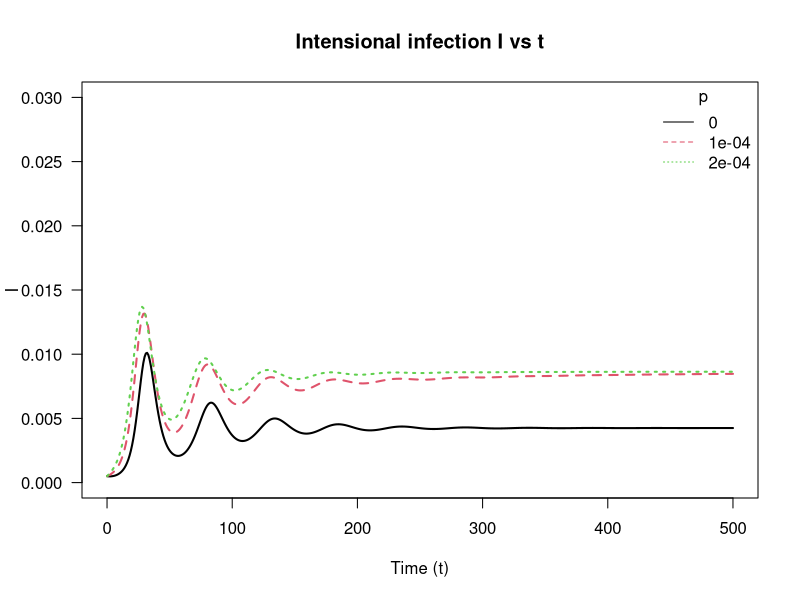

R code for this plot:
library(deSolve)
## Vector Field for SIR model
SIR.vector.field <- function(t, vars, parms) {
  ##SIR.vector.field <- function(t, vars=c(S=S,I=I,R=R,Q=Q,X=X), parms=c(R_0=R_0,gamma=gamma,delta=delta,mu=mu,p=p)) {
  with(as.list(c(parms, vars)), {
    ## Summary: In intensional infection cases, I divided the infected further into normally infected and intensionally infected. 
    ##          While the normally infected cases are the real casualties.
    dS <- mu -gamma*R_0*S*(I_N+I_T) -p*S -mu*S# dS/dt
    dQ <- gamma*R_0*S*(I_N+I_T)+p*S + mu*p # cumulative cases
    dX <- gamma*R_0*S*I_N #cumulative normally infected cases
    dI_T <- p*S+gamma*R_0*S*I_T - gamma*I_T-mu*I_T # intensional infected cases, and cases which is infected by them
    dI_N <- gamma*R_0*S*I_N - gamma*I_N-mu*I_N # Normally infected cases
    dR <- gamma*(I_T+I_N)-mu*R #dR/dt
    
    dS_v <- mu-gamma*R_0*S_v*V -p*(S_v) - mu*(S_v)
    dV <- gamma*R_0*S_v*V - gamma*V-mu*V # Prevalence of vaccination
    dV_c <- gamma*R_0*S_v*V #cumulative infected cases with normal vaccination
    vec.fld <- c(dS=dS, dI_N=dI_N,dI_T=dI_T, dR=dR, dQ=dQ, dX=dX, dV=dV,dV_c=dV_c,dS_v=dS_v)
    return(list(vec.fld)) # ode() requires a list
  })
}

draw.soln <- function(ic=c(S=1,I_T=0,I_N=0,R=0,Q=0,X=0,V=0,V_c=0), tmax=1,
                      times=seq(0,tmax,by=tmax/500),
                      func, parms, doPlot=TRUE, ... ) {
  soln <- ode(ic, times, func, parms)
  lines(times, soln[,"I_T"], lwd=2,...)
  return(invisible(as.data.frame(soln)))
}

## Plot solutions of the SIR model
tmax <- 500 # end time for numerical integration of the ODE
## draw box for plot:
plot(0,0,xlim=c(0,tmax),ylim=c(0,0.03),
     type="n",main="Intensional infection I vs t",xlab="Time (t)",ylab="I",las=1)
## initial conditions:
I_T0 <- 0.0005
I_N0 <- 0.0005
S0 <- 0.55 ##1 - (I_T0+I_N0)
R0 <- 1 - (I_T0+I_N0) - S0
V0 <- 0.001
Q0 <- I_T0+I_N0
X0 <- Q0
V_c0 <- V0
S_v0 <- 1 - V_c0

## set parameter values
R_0 <- 1.8
gamma <- 1 # two week mean infectious period
delta <- 0
mu <- 1/50 # 50 year mean lifetime

## draw solutions for several values of parameter R_0:
vary_p <- c(0,0.0001,0.0002)

for (i in 1:length(vary_p)) {
  draw.soln(ic=c(S=S0,I_N=I_N0,I_T=I_T0,R=R0,Q=Q0,X=X0,V=V0,V_c=V_c0,S_v=S_v0), tmax=tmax,
            func=SIR.vector.field,
            parms=c(R_0=R_0,gamma=gamma,delta=delta,mu=mu,p=vary_p[i]),
            col=i,
            lty=i # use a different line style for each solution
  )
}
legend("topright",legend=vary_p,col=1:length(vary_p),lty=1:length(vary_p),
       title="p",bty="n")
